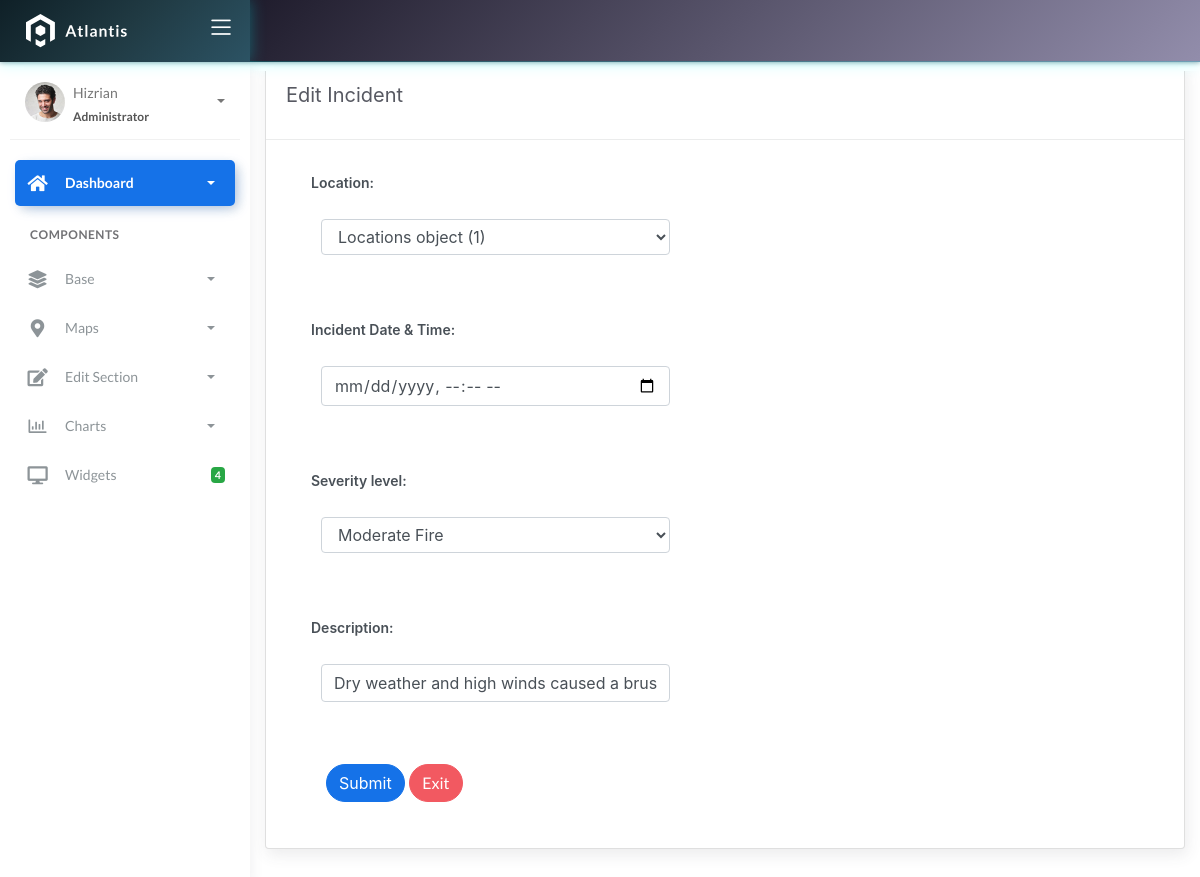
Before: /incident/8/update/ with the older database file.
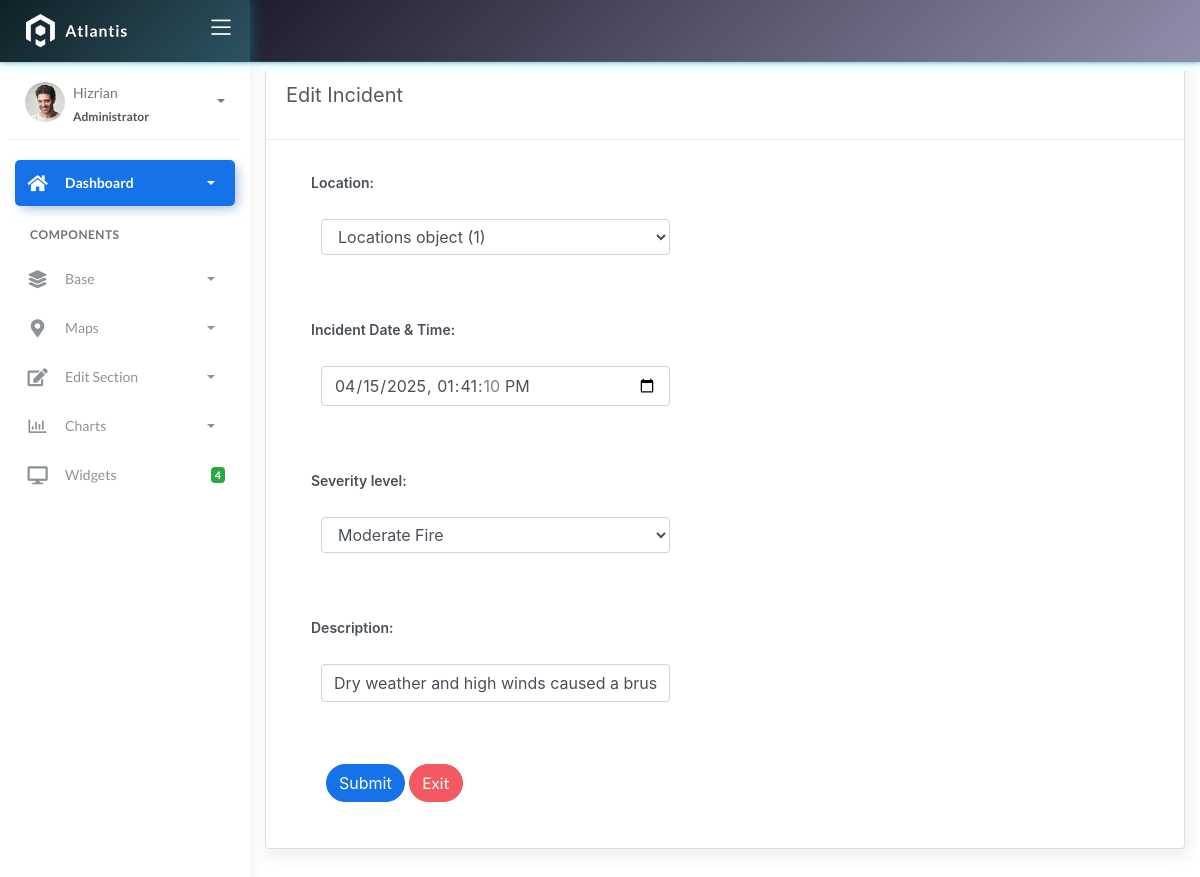
After: the same page with the newer database file.
### fire/models.py (models this page shows)
class BaseModel(models.Model):
    created_at = models.DateTimeField(auto_now_add=True, db_index=True)
    updated_at = models.DateTimeField(auto_now=True)
    class Meta:
        abstract = True

class Incident(BaseModel):
    SEVERITY_CHOICES = (
        ('Minor Fire', 'Minor Fire'),
        ('Moderate Fire', 'Moderate Fire'),
        ('Major Fire', 'Major Fire'),
    )
    location = models.ForeignKey(Locations, on_delete=models.CASCADE)
    date_time = models.DateTimeField(blank=True, null=True)
    severity_level = models.CharField(max_length=45, choices=SEVERITY_CHOICES)
    description = models.CharField(max_length=250)

### fire/views.py (the view, shortened to what this page needs)
# urls.py: path('incident/<int:pk>/update/', IncidentUpdateView.as_view(), name='incident-update'),
class IncidentUpdateView(UpdateView):
    model = Incident
    form_class = Incident_Form
    template_name = 'incident_edit.html'
    success_url = reverse_lazy('incident-list')
    def get_context_data(self, **kwargs):
        context = super().get_context_data(**kwargs)
        context['incident_list'] = self.success_url
        return context

### fire/forms.py
class Incident_Form(ModelForm):
    date_time = forms.DateTimeField(
        label="Incident Date & Time",
        widget=forms.DateTimeInput(attrs={'class': 'form-control', 'type': 'datetime-local'})
    )
    class Meta:
        model = Incident
        fields = "__all__"

### templates/incident_edit.html (shortened to what this page needs)
{% extends 'base.html' %}
{% load static %}
{% block content %}
<div class="content">
  <div class="container-fluid">
    <div class="row">
      <div class="col-md-12">
        <div class="card">
          <div class="card-header">
            <div class="card-title">Edit Incident</div>
          </div>
          <div class="col-md-6">
            <div class="card-body">
              <form class="" action="" method="post" novalidate>
                {% include 'includes/form.html' %}
                <div class="form-group">
                  <div class="col-md-12 col-sm-3">
                    <button type="submit" class="btn btn-primary btn-rounded">Submit</button>
                    <a href="{{ incident_list }}" class="btn btn-danger btn-rounded">Exit</a>
                  </div>
                </div>
              </form>
            </div>
          </div>
        </div>
      </div>
    </div>
  </div>
</div>
{% endblock %}

### templates/includes/form.html (shortened to what this page needs)
{% load widget_tweaks %}
{% for field in form %}
<div class="field item form-group">
    <label>{{ field.label_tag }}</label>
  <div class="form-group">
    {% render_field field class="form-control" %}
  </div>
</div>
{% endfor %}

Changed rows visible on the page:
changed Incident "Locations object (1)": date_time (not shown) → "04/15/2025 13:41:10"
